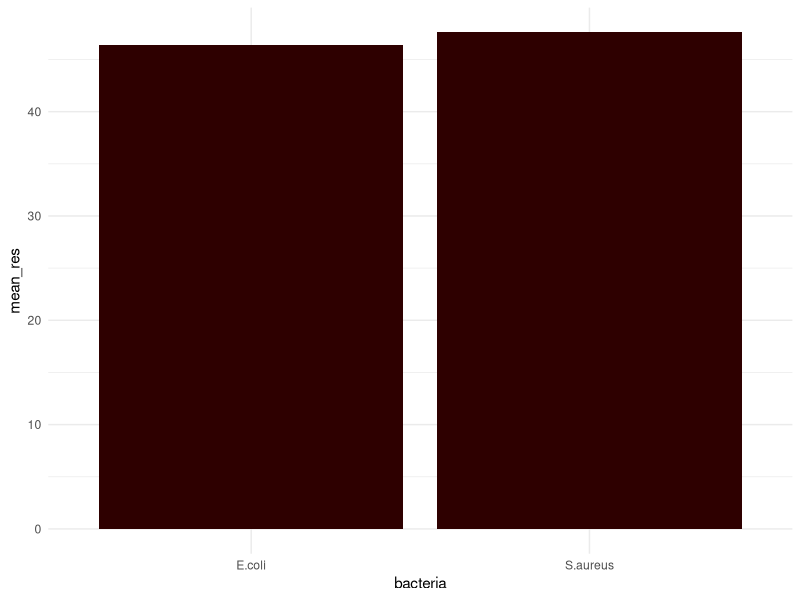
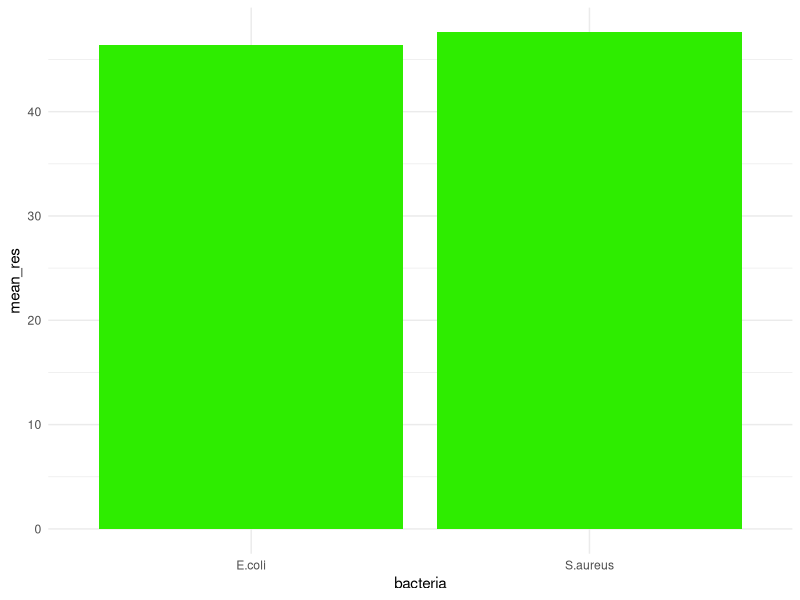

R code for these plots, in order:
library(tidyverse)
library(lubridate)

# Генерация примера данных (НЕ реальные пациенты!)
set.seed(42)
patient_data <- tibble(
  patient_id = paste0("P", sprintf("%04d", 1:100)),
  age = sample(18:85, 100, replace = TRUE),
  gender = sample(c("F", "M"), 100, replace = TRUE),
  bacteria = sample(c("E.coli", "S.aureus"), 100, replace = TRUE),
  resistance = round(runif(100, 0, 100), 1)
)

# Базовый анализ
summary_stats <- patient_data %>%
  group_by(bacteria) %>%
  summarise(n = n(), mean_res = mean(resistance), .groups = "drop")

print(summary_stats)

# Визуализация (добавить в ветке experiment/visualization)
ggplot(summary_stats, aes(x = bacteria, y = mean_res)) +
  geom_col(fill = "#2E0000") + theme_minimal()

# Визуализация (добавить в ветке experiment/visualization)
ggplot(summary_stats, aes(x = bacteria, y = mean_res)) +
  geom_col(fill = "#2Eed00") + theme_minimal()
